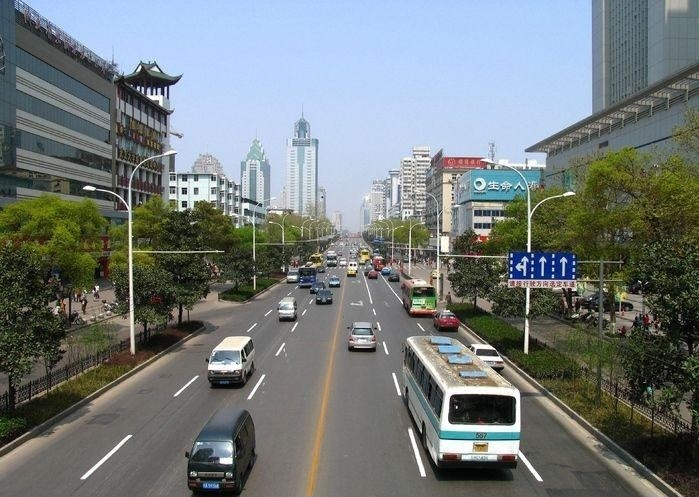
#> input picture Exercise1/car.jpg, 699 x 497 px
$ jupyter execute Untitled.ipynb
#> lines starting #> are read from the running program, lines starting #| are printed output that depends on the picture
[cell 1]
import cv2
import numpy as np
import matplotlib.pyplot as plt

[cell 2]
image = cv2.imread('car.jpg')
#> image is the input picture: shape (497, 699, 3); mean B, G, R 122, 122.2, 114.8
plt.imshow(image)
plt.show()

[cell 3]
A = np.array([[1, 2, 3, 4], [5, 2, 1, 2], [5, 2, 2, 8], [3, 7, 10, 21]])
B = np.array([2980, 3700, 5440, 11960])
X = np.linalg.solve(A, B)
print(X)

[cell 4]
gang = image[400:500, 180:260]
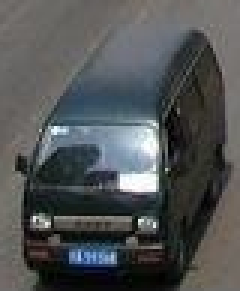
#> gang: shape (97, 80, 3) (shown 3 times larger); mean B, G, R 84.1, 83.4, 80.7
plt.imshow(gang)
plt.show()

[cell 5]
h, w = gang.shape[0], gang.shape[1]
#> h = 97; w = 80
gang2 = cv2.resize(gang, None, fx=2, fy=2, interpolation = cv2.INTER_CUBIC)
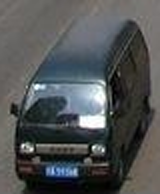
#> gang2: shape (194, 160, 3); mean B, G, R 84.1, 83.4, 80.7
plt.imshow(gang2)
plt.show()

[cell 6]
gray = cv2.cvtColor(gang, cv2.COLOR_RGB2GRAY)
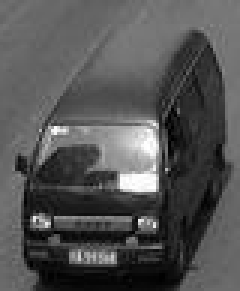
#> gray: shape (97, 80) (shown 3 times larger); min 0, max 255, mean 83.3
gray.shape
plt.imshow(gray, cmap='gray')

[cell 7]
w, h = image.shape[0], image.shape[1]
#> w = 497; h = 699
print(w, h)
#| 497 699
